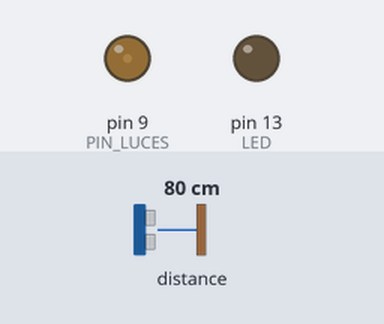
A sketch run on a simulated Arduino Uno, built with avr-gcc and run on an emulated ATmega328P. Shown: output pins drawn as LEDs (lit = HIGH). The inputs (shaded band) are chosen by the test bench; at power-on: distance to the obstacle 80 cm. What the sketch prints to the serial monitor is not drawn.

Above: at 3.26 s.
3.3 s: distance to the obstacle set to 115 cm
At 5.33 s:
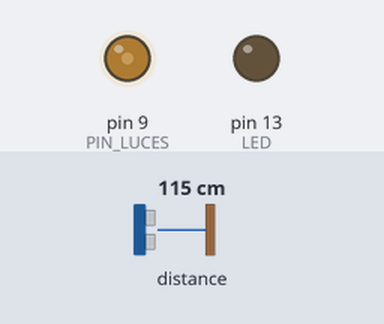
6.3 s: distance to the obstacle set to 125 cm
9.3 s: distance to the obstacle set to 4 cm
At 13.62 s:
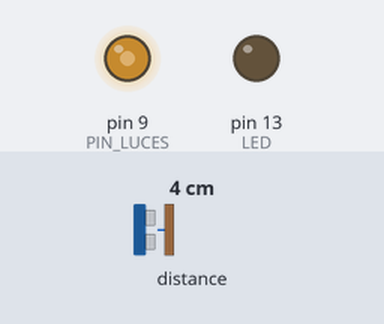
15.3 s: distance to the obstacle set to 60 cm
Timing chart, 0 to 19.3 s (numbered marks = the images above; inputs shaded):
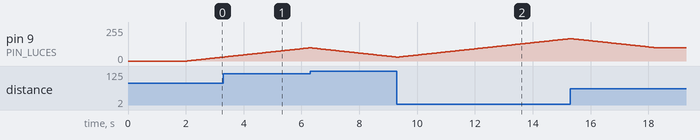

The sketch:

main_node.ino
```cpp
// es importante el orden en que se importan
// por ejmplo, distancia.h usa una func. de comunicacion.h
// por eso lo defino antes
#include "config.h"
#include "comunicacion.h"
#include "distancia.h"


void declaracion_pines()
{
  pinMode(PIN_LUCES, OUTPUT);
  pinMode(LED, OUTPUT);
}


int calcular_intesidad (int distancia, const int DISTS[4], int DIST_lenght, const int INTS[4], int velococidad)
{
  static int intensidad_temporal;
  int intensidad_target = 0;

  // uso est tipo de estructura en vez de un simple map porque no es lineal y prefiero
  // un control fácil de los parámetros
  // calculo la intensidad objetivo a la que quiero llegar, pero luego lo hago paulatinamete
  for(int i = 0; i < DIST_lenght; i++)
  {
    if(distancia <= DISTS[i])
    {
      intensidad_target = INTS[i];
      break;
    }
  }

  // ajusto la intenidad temporal para alcanzar de a poco la intensidad target
  if (intensidad_temporal < intensidad_target)
  {
    intensidad_temporal += velococidad;
  }
  else if (intensidad_temporal > intensidad_target && intensidad_temporal > 0)
  {
    intensidad_temporal -= velococidad;
  }

  return intensidad_temporal;
}


void setup()
{
  declaracion_pines();

  Serial.begin(115200);
  // espero un tiempo correspondiente con el nro de nodo
  // para informar que se inició correctamente, es un apaño
  // para que todos los nodos no hablen al mismo tiempo
  delay(ID_NODO * 10); // Dar tiempo al Serial para inicializarse
  Serial.println("Iniciando dispositivo...");
  Serial.print("Soy el nodo: ");
  Serial.println(ID_NODO);

  // Intentar inicializar CAN - se bloqueará aquí si falla
  while (!inicio_CAN()) {
        Serial.println("Fallo en la inicialización CAN. El dispositivo no puede continuar.");
        delay(5000); // Esperar 5 segundos antes de reintentar
  }

  enviar_mensaje(ID_NODO + SUB_INICIADO, 0x01 );

  inicio_sensor_distancia();

}


void loop()
{
  static unsigned long ultima_activacion = 0;

  int distancia = medir_distancia(DISTANCIAS);
  int intensidad = calcular_intesidad(distancia, DISTANCIAS, TAMANO, INTENSIDADES, VELOCIDAD_LUCES);
  analogWrite(PIN_LUCES, intensidad);

  // aca hacer tambien que tengas que tener "presionado" un tiempo tambien, para filtrar un error
  // que aparece cada tanto (i2c cable largo?)
  if (distancia <= DISTANCIAS[0] && millis()-ultima_activacion > BOUNCING_TIME)
  {
    Serial.println ("******* ACTIVADO ******");
    enviar_mensaje(ID_NODO + SUB_ACTIVADO, 0x01 );
    ultima_activacion = millis();

  }

  delay(10);
}
```

comunicacion.h
```cpp
#include <SPI.h>
#include <mcp2515.h>


// Construyo lo necesario
struct can_frame canMsg;
MCP2515 mcp2515(PIN_CAN_CS); // el pin en que está conectado


bool inicio_CAN() {
    Serial.println("Iniciando configuración CAN...");

    // Paso 1: Reset
    if (mcp2515.reset() != MCP2515::ERROR_OK) {
        Serial.println("Error: Fallo al resetear el módulo MCP2515");
        return false;
    }
    Serial.println("Reset MCP2515 exitoso");

    // Paso 2: Configurar bitrate
    if (mcp2515.setBitrate(CAN_125KBPS) != MCP2515::ERROR_OK) {
        Serial.println("Error: Fallo al configurar el bitrate");
        return false;
    }
    Serial.println("Bitrate configurado correctamente");

    // Paso 3: Configurar modo normal
    if (mcp2515.setNormalMode() != MCP2515::ERROR_OK) {
        Serial.println("Error: Fallo al configurar modo normal");
        return false;
    }
    Serial.println("Modo normal configurado correctamente");

    Serial.println("Inicialización CAN completada con éxito");
    return true;
}


void enviar_mensaje (uint16_t ID, char playload)
{
    // debug
    Serial.println("-");
    Serial.print("Tx: ");
    Serial.print(ID);
    Serial.print(" - ");
    Serial.println(playload);

    // configuro el mensaje
    struct can_frame canMsg1;
    canMsg1.can_id  = ID;
    canMsg1.can_dlc = 1;            // cuantos bytes va a tener el msg
    canMsg1.data[0] = playload;

    //Manda los datos
    mcp2515.sendMessage(&canMsg1);
}
```

distancia.h
```cpp
#include "Adafruit_VL53L0X.h"

// Construyo lo necesario
Adafruit_VL53L0X lox = Adafruit_VL53L0X();


void inicio_sensor_distancia() {
  bool arranca = true;
  while (arranca) {
    digitalWrite(LED, LOW);
    if (!lox.begin()) {
      Serial.println("Fallo al iniciar el VL53L0X");
      enviar_mensaje(ID_NODO + SUB_ERROR, 0x01);
      digitalWrite(LED, HIGH);
      delay(2000);
    } else {
      arranca = false;
      lox.startRangeContinuous();
      Serial.println("VL53L0X iniciado correctamente");
    }
  }
}

int medir_distancia(const int DIST[4])  // mide la distancia, en out of range devuelve la distancia maxima definida en config.h
{
  VL53L0X_RangingMeasurementData_t measure;
  int distancia;

  lox.rangingTest(&measure, false);  // pass in 'true' to get debug data printout!

  if (measure.RangeStatus != 4)  // phase failures have incorrect data
  {
    //Serial.print("Distance (mm): "); Serial.println(measure.RangeMilliMeter);
    distancia = measure.RangeMilliMeter;
  } else {
    Serial.println(" out of range ");
    distancia = DIST[3];
  }
  return distancia;
}
```

config.h
```cpp
// Valor inicial de ID de mensajes para este nodo
// hago esto, todos los mensjaes que que mande este
// van a estar en el rango de (ID_NODO,  ID_NODO+100)
// por lo que los nodos van a tener estos rangos de id
// para los mensajes: Nodo 1 (100,199), Nodo 2 (200,299)
// hay que cambiar este valor cada vez que se cargue
// el código en un nodo nuevo
const uint16_t ID_NODO = 200;

// Sub direcciones que se le suman al ID_NODO para identificar una funcion
// del mensaje (ID_NODO + SUB INICIADO) = 100 + 1 = 101 para mensaje de estado del nodo 100
const int SUB_INICIADO = 1;   // se envia al iniciar
const int SUB_ACTIVADO = 2;   // se envia al activarse
const int SUB_ERROR = 3;   // se envia al activarse

// Configuraciones de uso
const int TAMANO = 4;                                           // para asegurarme que tienen el mismo tamaño
int DISTANCIAS[TAMANO] =    {   30,    500,    1200,  1800 };   // [mm] valor 0, minimo de activación, valor 3 maximo apagado
int INTENSIDADES[TAMANO] =  {   255,   255,    100,   0    };   // [0-255] corresponde una INTENSIDAD a una DISTANCIA, same length
const int VELOCIDAD_LUCES = 1;
const long BOUNCING_TIME = 10 *1000; // millis que espera entre una activación y otra

// Pines
const int PIN_LUCES = 9;
const int LED = LED_BUILTIN;   // 13 en casi todos los Arduinos
const int PIN_CAN_CS = 3;      // donde está conectado el pin CS del modulo CAN
// INT a D2

// Sensor
// SDA: A5
// SDL: A4
```
